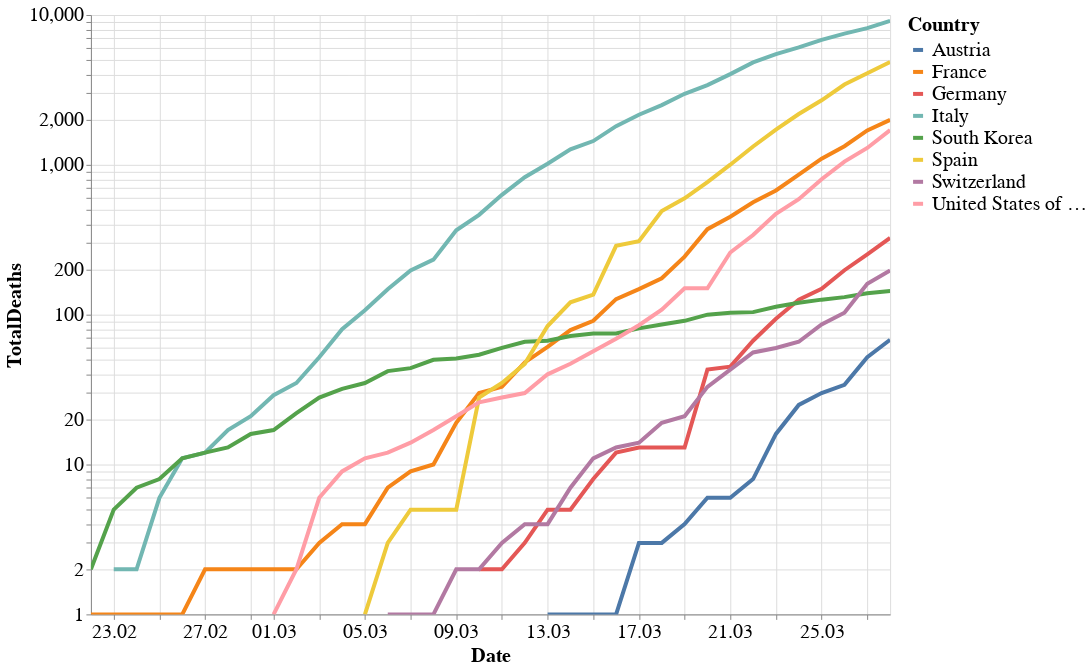

The notebook cell this image was saved under:
### Markdown cell above
## Number of deaths in selected countries
This plot shows the number of deaths over time in the same countries reported above.

### Code cell
alt.themes.enable('theme_1')
from altair import datum

alt.Chart(df[(df.Country.isin(countries)) & (df.dateRep>'2020-02-21')]).mark_line().encode(
    alt.Y('TotalDeaths', scale=alt.Scale(type='log')),
    alt.X('dateRep:T', axis = alt.Axis(title = 'Date', format = ("%d.%m"))),
    color='Country',
    tooltip=['Country', 'dateRep', 'TotalDeaths']
).properties(
    height=600,
    width=800
).transform_filter(
    (datum.TotalDeaths > 0)
).interactive()

### Figure 1 — Vega-Lite specification as saved in the notebook (floating-point values rounded to 4 significant figures; data arrays with more than 128 entries replaced by an {"elided": "..."} marker saying what was removed)
{"width": 800, "height": 600, "config": {"line": {"strokeWidth": 4}, "style": {"bar": {"size": 20}}, "legend": {"symbolSize": 100, "titleFontSize": 20, "labelFontSize": 20}, "axis": {"titleFontSize": 20, "labelFontSize": 20}}, "data": {"name": "data-92bbde4a15c9c4de0a5527f70c59e0e5"}, "mark": "line", "encoding": {"color": {"type": "nominal", "field": "Country"}, "tooltip": [{"type": "nominal", "field": "Country"}, {"type": "temporal", "field": "dateRep"}, {"type": "quantitative", "field": "TotalDeaths"}], "x": {"type": "temporal", "axis": {"format": "%d.%m", "title": "Date"}, "field": "dateRep"}, "y": {"type": "quantitative", "field": "TotalDeaths", "scale": {"type": "log"}}}, "selection": {"selector013": {"type": "interval", "bind": "scales", "encodings": ["x", "y"]}}, "transform": [{"filter": "(datum.TotalDeaths > 0)"}], "$schema": "https://vega.github.io/schema/vega-lite/v4.0.2.json", "datasets": {"data-92bbde4a15c9c4de0a5527f70c59e0e5": {"elided": "288 records"}}}
